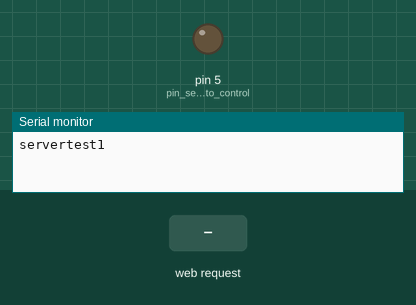
Simulated run of this sketch. Board: Arduino Uno, built for the host (arithmetic inside an expression is 32-bit, double 64-bit). Parts: output pins drawn as LEDs (lit = HIGH), the last lines printed to the serial monitor. Inputs (shaded band) come from the test bench.

Above: at 1.2 s.
1.3 s: HTTP request GET /on received
At 1.7 s:
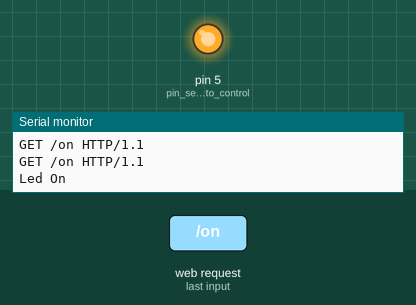
2.8 s: HTTP request GET /off received
At 4.1 s:
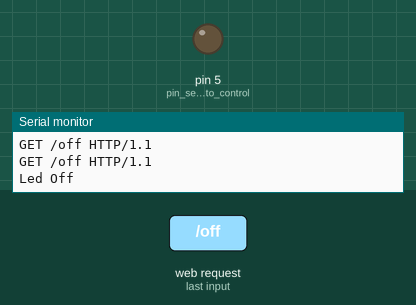
Timing chart, 0 to 5.8 s (numbered marks = the images above; inputs shaded):
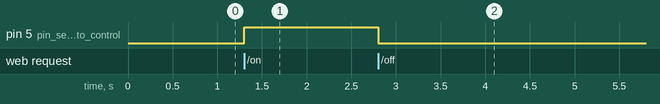

Measured:
- after the input at 1.3 s, pin 5 (pin_selected_to_control): LOW → HIGH at once
- after the input at 2.8 s, pin 5 (pin_selected_to_control): HIGH → LOW at once

The sketch:

TestEthernet.ino
```cpp
//zoomkat 4-05-12
//web LED code
//for use with IDE 1.0
//open serial monitor to see what the arduino receives
//use the \ slash to escape the " in the html (or use ')
//address will look like http://192.168.1.102:84 when submited
//for use with W5100 based ethernet shields
//turns pin 5 on/off

#include <SPI.h>
#include <Ethernet.h>

byte mac[] = { 0xDE, 0xAD, 0xBE, 0xEF, 0xFE, 0xED }; //physical mac address
byte ip[] = { 192, 168, 1, 102 }; // arduino server ip in lan
byte gateway[] = { 192, 168, 1, 1 }; // internet access via router gateway
byte subnet[] = { 255, 255, 255, 0 }; //subnet mask
EthernetServer server(84); //arduino server port

String readString;

//////////////////////

void setup(){

  pinMode(5, OUTPUT); //pin selected to control
  //start Ethernet
  Ethernet.begin(mac, ip, gateway, subnet);
  server.begin();

  //enable serial data print
  Serial.begin(9600);
  Serial.println("servertest1"); // so I can keep track of what is loaded
}

void loop(){
  // Create a client connection
  EthernetClient client = server.available();
  if (client) {
    while (client.connected()) {
      if (client.available()) {
        char c = client.read();

        //read char by char HTTP request
        if (readString.length() < 100) {

          //store characters to string
          readString += c;
          Serial.print(c); //print what server receives to serial monitor
        }

        //if HTTP request has ended
        if (c == '\n') {

          ///////////////
          Serial.println(readString);

          //now output HTML data header

          client.println("HTTP/1.1 200 OK");
          client.println("Content-Type: text/html");
          client.println();

          client.println("<HTML>");
          client.println("<HEAD>");
          client.println("<TITLE>Arduino GET test page</TITLE>");
          client.println("</HEAD>");
          client.println("<BODY>");

          client.println("<H1>HTML form GET example</H1>");

          client.println("<FORM ACTION=\"http://192.168.1.102:84\" method=get >");

          client.println("Pin 5 \"on\" or \"off\": <INPUT TYPE=TEXT NAME=\"LED\" VALUE=\"\" SIZE=\"25\" MAXLENGTH=\"50\"><BR>");

          client.println("<INPUT TYPE=SUBMIT NAME=\"submit\" VALUE=\"Change Pin 5!\">");

          client.println("</FORM>");

          client.println("<BR>");

          client.println("</BODY>");
          client.println("</HTML>");

          delay(1);
          //stopping client
          client.stop();

          /////////////////////
          if(readString.indexOf("on") >0)//checks for on
          {
            digitalWrite(5, HIGH);    // set pin 5 high
            Serial.println("Led On");
          }
          if(readString.indexOf("off") >0)//checks for off
          {
            digitalWrite(5, LOW);    // set pin 5 low
            Serial.println("Led Off");
          }
          //clearing string for next read
          readString="";

        }
      }
    }
  }
}
```
